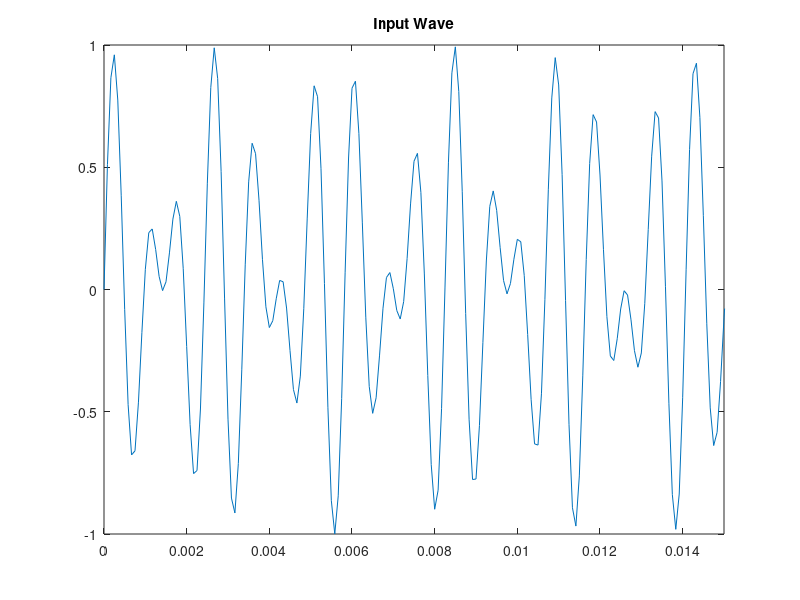
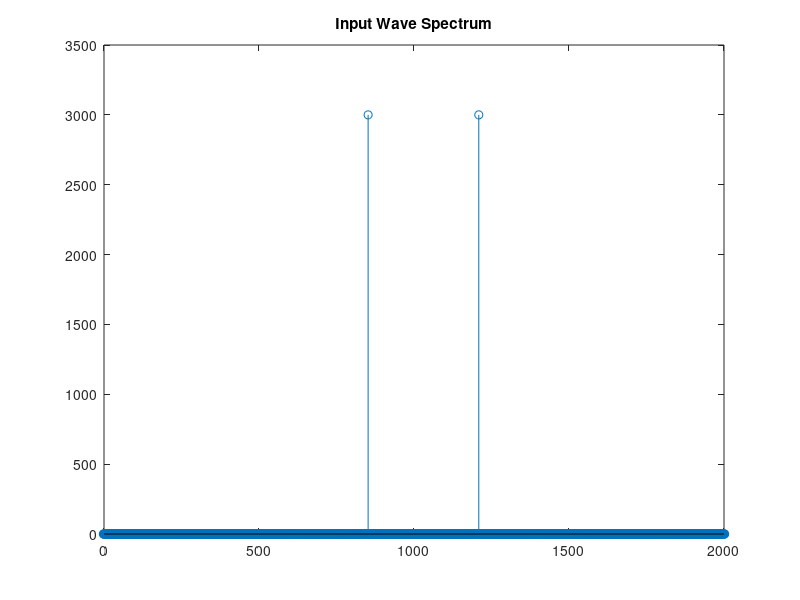
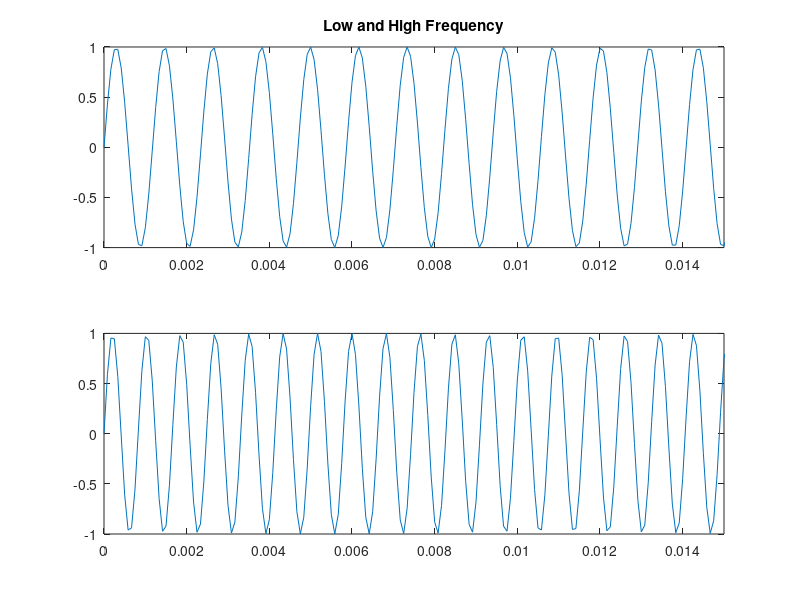

Write the MATLAB code that produced these figures, in order.
symbol = {'1','2','3','A','4','5','6','B','7','8','9','C','*','0','#','D'};
low_Freq = [697 770 852 941];           % Low frequency group
high_Freq = [1209 1336 1477 1633];    % High frequency group

%Creating matrix matrix
f  = [];                               %2x16 matrix
for c=1:4
    for r=1:4
        f= [ f [low_Freq(c);high_Freq(r)] ];
    end
end

%Taking Input for keypad
fs=12000;
t = 0:1/fs:1-1/fs;                 % t =0-0.5;
inp='7';                         % input by the keypad
for l=1:length(symbol)
    if(strcmp(inp,symbol(l)))    %String comparison gives
        break;
    end
end 

% from this we will contain the correct index of the key
fl=f(1,l);                   % low freq along the coloumn
s_low=sin(2*pi*(fl)*t);      % discrete sine wave for the low freq
fh=f(2,l);                   % high freq along the row
s_high=sin(2*pi*(fh)*t);     % discrete sin wave for high freq
y=(s_low+s_high)/2;          %final wave
figure;
F=0:1/fs:fs/2;
plot(t,y);
xlim([0 0.015]);
title('Input Wave');
figure(); 

%Spectrum of wave          
N = length(y);
Spec_y=fftshift(fft(y));
dF = fs/N;                             % hertz                
fr = -fs/2:dF:fs/2-dF;
stem(fr,abs(Spec_y));
xlim([0 2000]);
sound(y,fs);                            
p=abs(fft(y));                 %fft is complex
title('Input Wave Spectrum');


%Detection
k=find(p>600,2);                %find and store in K >p
index_low=k(1)-1;               %lower K value  (Hz)
index_high=k(2)-1;              %higher K value


for i=1:16                                  %comparing from start and storing
        if((f(1,i)==index_low)&&(f(2,i)==index_high))
            break;
        end
    
end

figure;
subplot(211);
s1=sin(2*pi*(index_low)*t);
plot(t,s1);
title('Low and High Frequency');
xlim([0 0.015]);
subplot(212);
s2=sin(2*pi*(index_high)*t);
plot(t,s2);
xlim([0 0.015]);
fprintf('The Low frequency is %iHz\n the High Frequency is %iHz\n ',index_low,index_high);
celldisp(symbol(i));
